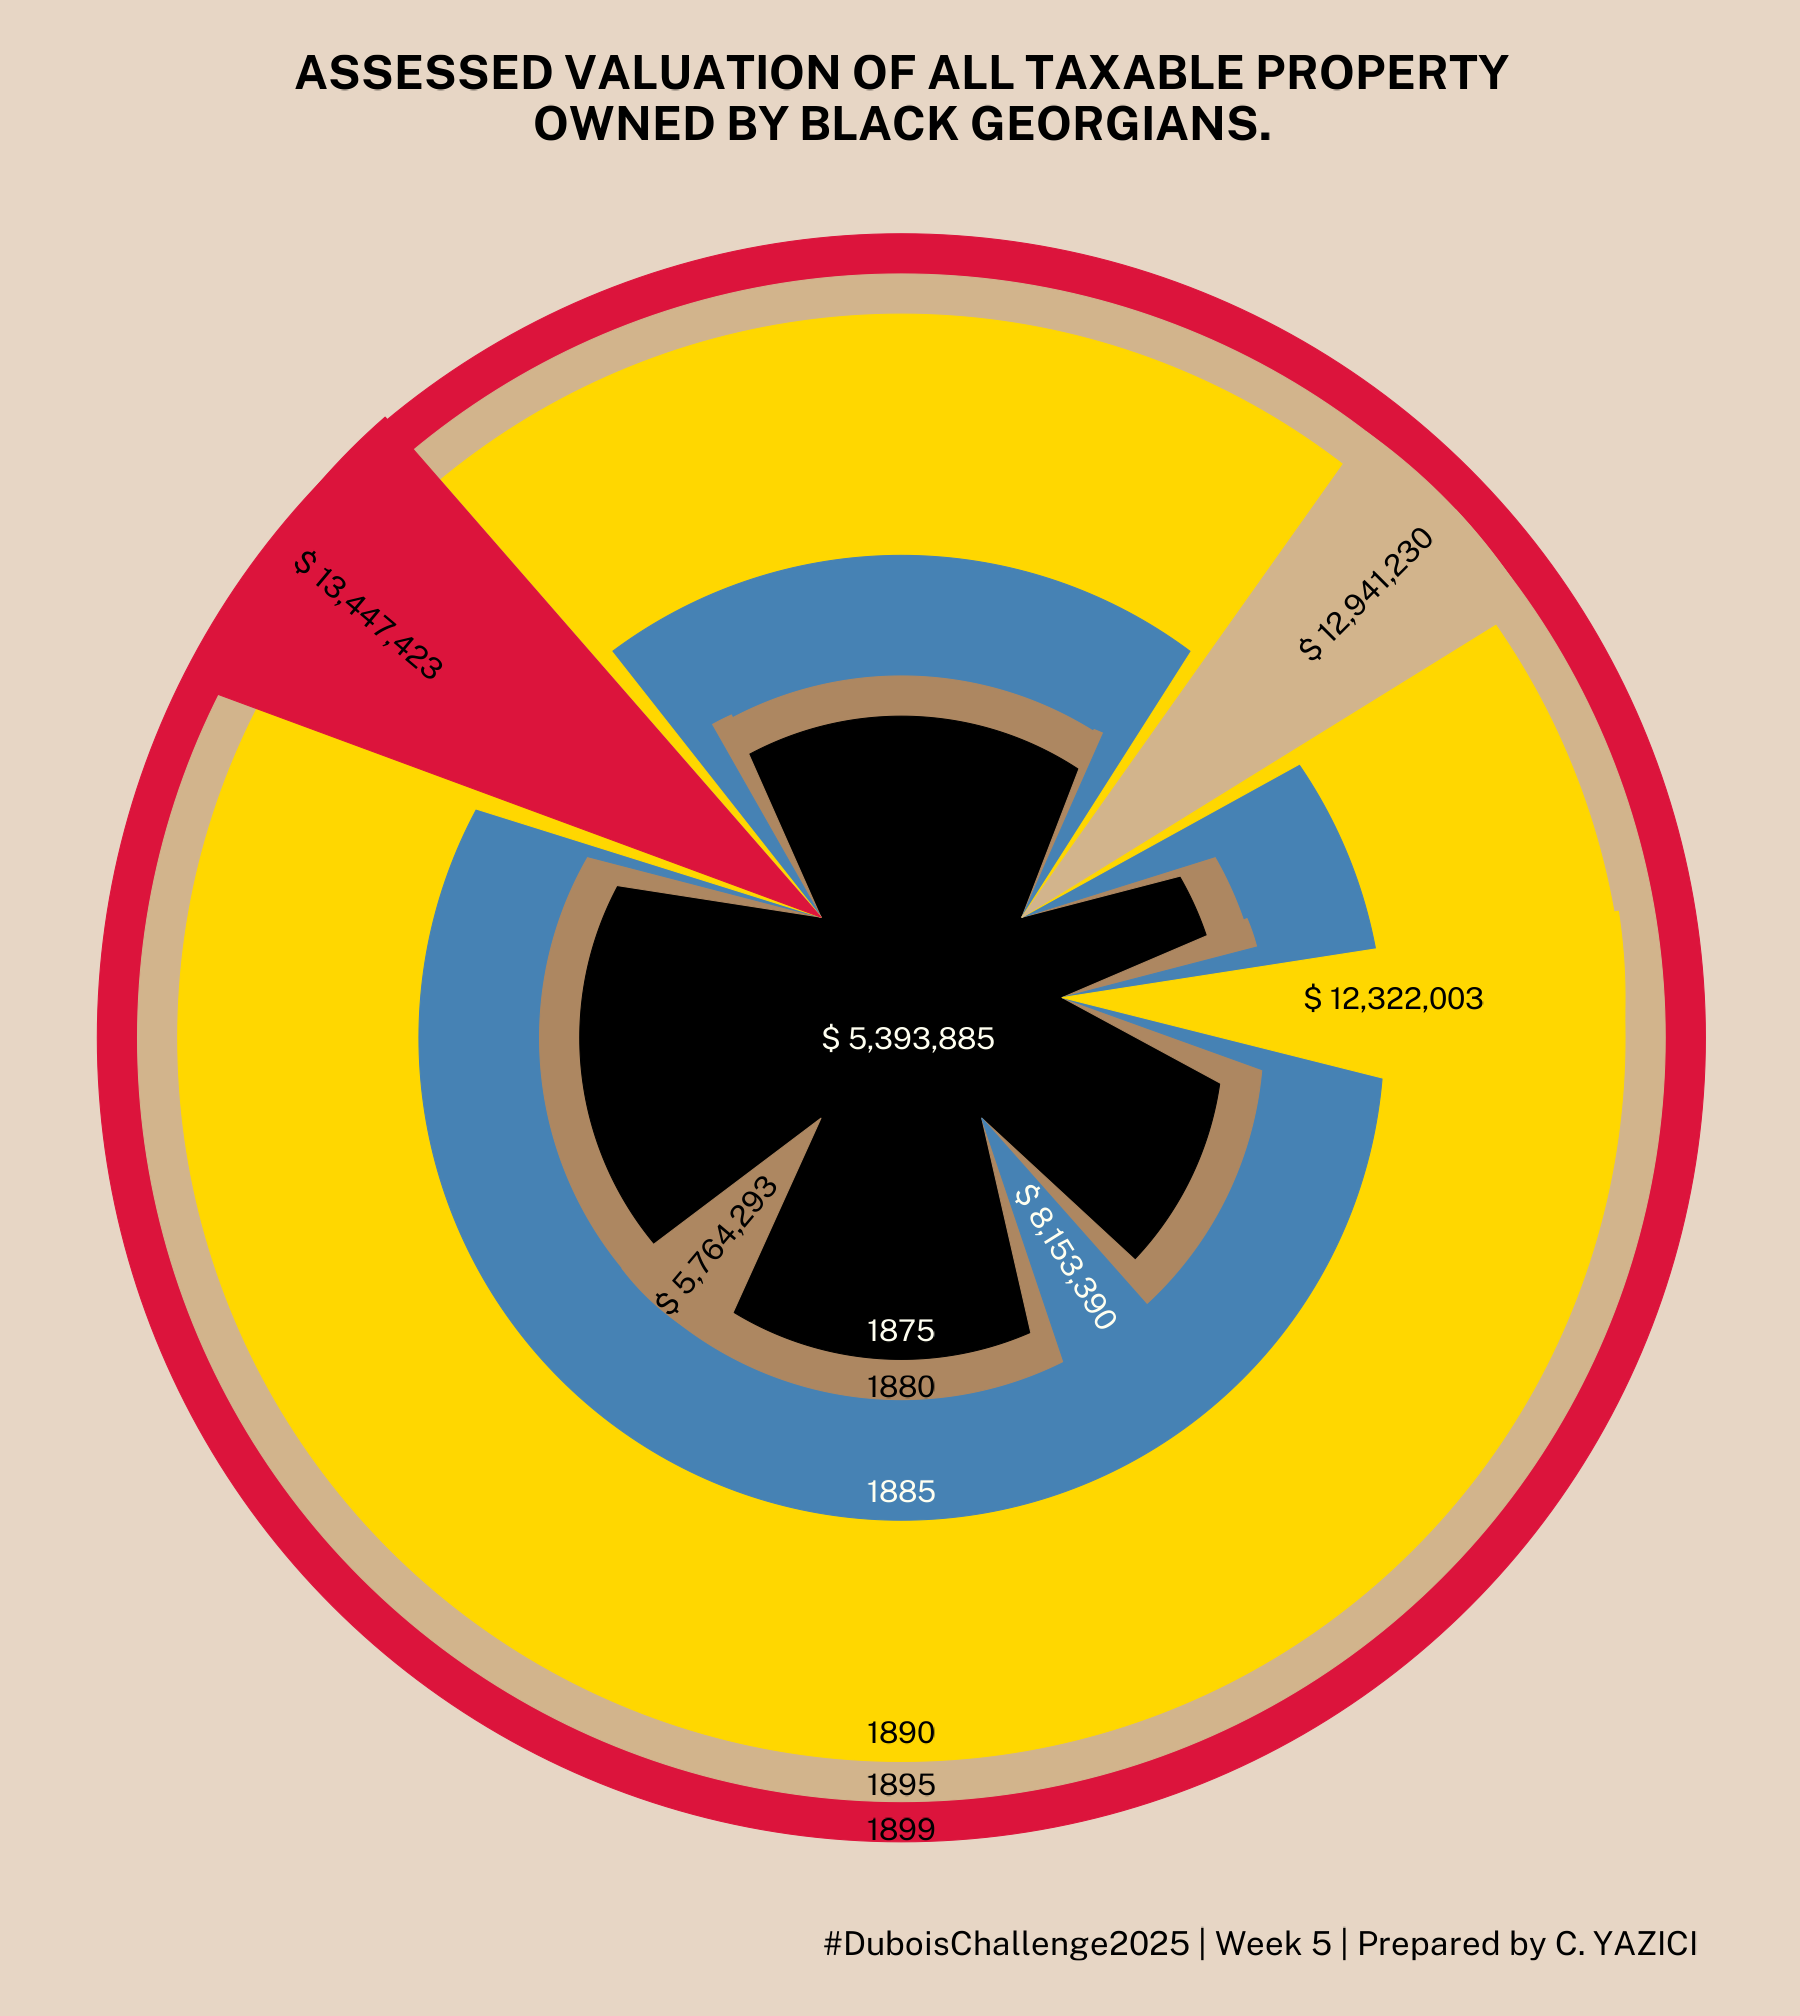

Write the R code that produced this figure.
library(tidyverse)
library(readxl)
library(janitor)
library(showtext)
library(ggforce)
library(ggnewscale)


font_add_google('Public Sans', 'ps')
showtext_auto()


data5 <- read_csv("data.csv") %>%
  clean_names() %>%
  arrange(desc(year)) %>%
  distinct(year, valuation_dollars) %>%
  mutate(r = round(valuation_dollars * 20 / 13447423))

# arc_bar

# 1880, 1885, 1890, 1895, 1899
arcbar <- tibble(x0 = c(-2, 2, 4, 3, -2), 
                 y0 = c(-2, -2, 1, 3, 3), 
                 r0 = c(0, 0, 0, 0, 0),
                 r = c(6.2, 9, 14, 14.8, 16.5),
                 start = c(-9, 9.1, 8.1, 7.3, -7),
                 end = c(-8.5, 8.7, 7.7, 6.9, -7.5),
                 fill_arc = c("#ad8761", "#4682b4", "#ffd700",
                                "#d2b48c", "#dc143c")) 

arc_85 <- tibble(x0 = 2, y0 = -2, r0 = 0, r = 6, start = 9.2, end = 8.6)

  
p <- ggplot() +
  geom_circle(data5, mapping = aes(x0 = 0, y0 = 0, r = r, fill = as.factor(1:6),
                                   colour = as.factor(1:6))) + 
  scale_fill_manual(values = c("#dc143c", "#d2b48c", "#ffd700", "#4682b4", 
                               "#ad8761", "black")) +
  scale_colour_manual(values = c("#dc143c", "#d2b48c", "#ffd700", "#4682b4", 
                                 "#ad8761", "black")) +
  new_scale_fill() + 
  new_scale_colour() + 
  geom_arc_bar(arc_85, mapping = aes(x0 = x0, y0 = y0, r0 = r0,
                                     r = r, start = start, end = end), 
                                     fill = "#ad8761", colour = "#ad8761") +
  new_scale_fill() + 
  new_scale_colour() + 
  # 1890
  geom_arc_bar(aes(x0 = 4, y0 = 1, r0 = 0, r = 5, start = 8.35, end = 7.45),
               fill = "#ad8761", colour = "#ad8761") + 
  geom_arc_bar(aes(x0 = 4, y0 = 1, r0 = 0, r = 5.5, start = 8.2, end = 7.6),
               fill = "#4682b4", colour = "#4682b4") +
  # 1895
  geom_arc_bar(aes(x0 = 3, y0 = 3, r0 = 0, r = 5, start = 6.65, end = 7.6),
               fill = "#ad8761", colour = "#ad8761") +
  geom_arc_bar(aes(x0 = 3, y0 = 3, r0 = 0, r = 5.5, start = 6.7, end = 7.55),
               fill = "#4682b4", colour = "#4682b4") +
  geom_arc_bar(aes(x0 = 3, y0 = 3, r0 = 0, r = 9, start = 6.85, end = 7.35),
               fill = "#ffd700", colour = "#ffd700") +
  
  geom_arc_bar(aes(x0 = 3, y0 = 3, r0 = 0, r = 14.8, start = 7.25, end = 7.1),
               fill = "#d2b48c", colour = "#d2b48c") +
  # 1899
  geom_arc_bar(aes(x0 = -2, y0 = 3, r0 = 0, r = 5.5, start = -6.7, end = -7.7),
               fill = "#ad8761", colour = "#ad8761") +
  geom_arc_bar(aes(x0 = -2, y0 = 3, r0 = 0, r = 8, start = -6.8, end = -7.6),
               fill = "#4682b4", colour = "#4682b4") +
  geom_arc_bar(aes(x0 = -2, y0 = 3, r0 = 0, r = 11, start = -6.95, end = -7.55),
               fill = "#ffd700", colour = "#ffd700") +
  geom_arc_bar(aes(x0 = -2, y0 = 3, r0 = 0, r = 15, start = -7, end = -7.4),
               fill = "#d2b48c", colour = "#d2b48c") +
  scale_fill_identity() +
  scale_colour_identity() +
  new_scale_fill() + 
  new_scale_colour() + 
  geom_arc_bar(arcbar, mapping = aes(x0 = x0, y0 = y0, r0 = r0,
                                     r = r, start = start, end = end, 
                                     fill = fill_arc, colour = fill_arc)) +
  scale_fill_identity() +
  scale_colour_identity() +
  annotate("text", x = -2, y = 0, label = "$ 5,393,885", family = "ps",
           colour = "ivory", hjust = 0, size = 8) +
  annotate("text", x = -6, y = -6.8, label = "$ 5,764,293", family = "ps",
           colour = "black", hjust = 0, angle = 50, size = 8) +
  annotate("text", x = 3, y = -3.7, label = "$ 8,153,390", family = "ps",
            colour = "ivory", hjust = 0, angle = -58, size = 8) +
  annotate("text", x = 10, y = 1, label = "$ 12,322,003", family = "ps",
           colour = "black", hjust = 0, size = 8) +
  annotate("text", x = 10, y = 9.5, label = "$ 12,941,230", family = "ps",
           colour = "black", hjust = 0, angle = 45, size = 8) +
  annotate("text", x = -15, y = 12, label = "$ 13,447,423", family = "ps",
           colour = "black", hjust = 0, angle = -40, size = 8) +
  
  annotate("text", x = 0, y = -8.4, label = "1880", family = "ps",
           colour = "black", hjust = 0.5, vjust = 1, size = 8) +
  annotate("text", x = 0, y = -7, label = "1875", family = "ps",
           colour = "ivory", hjust = 0.5, vjust = 1, size = 8) +
  annotate("text", x = 0, y = -11, label = "1885", family = "ps",
           colour = "ivory", hjust = 0.5, vjust = 1, size = 8) +
  annotate("text", x = 0, y = -17, label = "1890", family = "ps",
           colour = "black", hjust = 0.5, vjust = 1, size = 8) +
  annotate("text", x = 0, y = -18.3, label = "1895", family = "ps",
           colour = "black", hjust = 0.5, vjust = 1, size = 8) +
  annotate("text", x = 0, y = -19.4, label = "1899", family = "ps",
           colour = "black", hjust = 0.5, vjust = 1, size = 8) +
  coord_fixed() +
  labs(title = "ASSESSED VALUATION OF ALL TAXABLE PROPERTY\nOWNED BY BLACK GEORGIANS.",
       caption = "#DuboisChallenge2025 | Week 5 | Prepared by C. YAZICI") +
  theme(legend.position = "none",
        panel.background = element_rect(fill = "#e7d6c5", color = NA),
        plot.background = element_rect(fill = "#e7d6c5", color = NA), 
        panel.border = element_rect(colour = NA, fill = NA),
        panel.grid = element_blank(),
        axis.ticks = element_blank(),
        axis.title = element_blank(),
        axis.text = element_blank(),
        plot.title = element_text(family = "ps", hjust = 0.5, size = 35,
                                  lineheight = 1.2, face = "bold"),
        plot.caption = element_text(family = "ps", hjust = 0.9, size = 25),
        plot.margin = unit(c(0.1, 0.5, 0.1, 0.5), "cm"))


ggsave("Week 5.png", p, width = 25, height = 28, dpi = 72)
